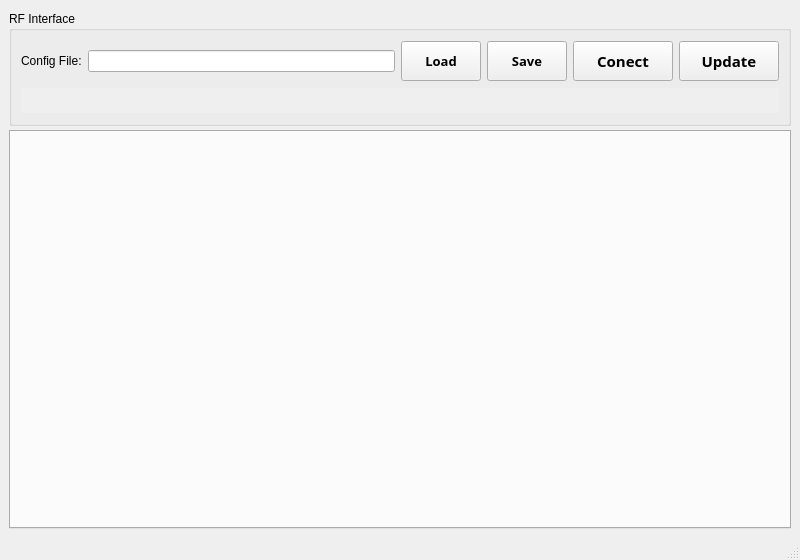
<?xml version="1.0" encoding="UTF-8"?>
<ui version="4.0">
 <class>MainWindow</class>
 <widget class="QMainWindow" name="MainWindow">
  <property name="geometry">
   <rect>
    <x>0</x>
    <y>0</y>
    <width>800</width>
    <height>560</height>
   </rect>
  </property>
  <property name="windowTitle">
   <string>MainWindow</string>
  </property>
  <widget class="QWidget" name="centralwidget">
   <layout class="QVBoxLayout" name="verticalLayout_3">
    <item>
     <widget class="QGroupBox" name="GBOX_top">
      <property name="minimumSize">
       <size>
        <width>0</width>
        <height>115</height>
       </size>
      </property>
      <property name="maximumSize">
       <size>
        <width>16777215</width>
        <height>110</height>
       </size>
      </property>
      <property name="title">
       <string>RF Interface</string>
      </property>
      <layout class="QVBoxLayout" name="verticalLayout_4" stretch="2,0">
       <item>
        <layout class="QHBoxLayout" name="horizontalLayout">
         <property name="sizeConstraint">
          <enum>QLayout::SetFixedSize</enum>
         </property>
         <item>
          <layout class="QVBoxLayout" name="verticalLayout_2" stretch="2">
           <property name="sizeConstraint">
            <enum>QLayout::SetFixedSize</enum>
           </property>
           <item>
            <layout class="QHBoxLayout" name="horizontalLayout_2">
             <property name="sizeConstraint">
              <enum>QLayout::SetFixedSize</enum>
             </property>
             <item>
              <widget class="QLabel" name="NON_config">
               <property name="text">
                <string>Config File:</string>
               </property>
              </widget>
             </item>
             <item>
              <widget class="QLineEdit" name="LE_config">
               <property name="minimumSize">
                <size>
                 <width>0</width>
                 <height>0</height>
                </size>
               </property>
              </widget>
             </item>
             <item>
              <widget class="QPushButton" name="BTN_load">
               <property name="minimumSize">
                <size>
                 <width>75</width>
                 <height>40</height>
                </size>
               </property>
               <property name="font">
                <font>
                 <family>Arial Black</family>
                 <pointsize>10</pointsize>
                 <weight>75</weight>
                 <bold>true</bold>
                </font>
               </property>
               <property name="text">
                <string>Load</string>
               </property>
              </widget>
             </item>
             <item>
              <widget class="QPushButton" name="BTN_save">
               <property name="minimumSize">
                <size>
                 <width>75</width>
                 <height>40</height>
                </size>
               </property>
               <property name="font">
                <font>
                 <family>Arial Black</family>
                 <pointsize>10</pointsize>
                 <weight>75</weight>
                 <bold>true</bold>
                </font>
               </property>
               <property name="text">
                <string>Save</string>
               </property>
              </widget>
             </item>
             <item>
              <layout class="QVBoxLayout" name="verticalLayout">
               <property name="spacing">
                <number>2</number>
               </property>
              </layout>
             </item>
            </layout>
           </item>
          </layout>
         </item>
         <item>
          <widget class="QPushButton" name="BTN_connect">
           <property name="minimumSize">
            <size>
             <width>100</width>
             <height>40</height>
            </size>
           </property>
           <property name="font">
            <font>
             <family>Arial Black</family>
             <pointsize>11</pointsize>
             <weight>75</weight>
             <bold>true</bold>
            </font>
           </property>
           <property name="text">
            <string>Conect</string>
           </property>
           <property name="checkable">
            <bool>true</bool>
           </property>
          </widget>
         </item>
         <item>
          <widget class="QPushButton" name="BTN_update">
           <property name="minimumSize">
            <size>
             <width>100</width>
             <height>40</height>
            </size>
           </property>
           <property name="font">
            <font>
             <family>Arial Black</family>
             <pointsize>11</pointsize>
             <weight>75</weight>
             <bold>true</bold>
            </font>
           </property>
           <property name="text">
            <string>Update</string>
           </property>
           <property name="checkable">
            <bool>false</bool>
           </property>
          </widget>
         </item>
        </layout>
       </item>
       <item>
        <widget class="QScrollArea" name="scrollArea">
         <property name="minimumSize">
          <size>
           <width>0</width>
           <height>20</height>
          </size>
         </property>
         <property name="maximumSize">
          <size>
           <width>16777215</width>
           <height>25</height>
          </size>
         </property>
         <property name="frameShape">
          <enum>QFrame::NoFrame</enum>
         </property>
         <property name="frameShadow">
          <enum>QFrame::Plain</enum>
         </property>
         <property name="lineWidth">
          <number>0</number>
         </property>
         <property name="verticalScrollBarPolicy">
          <enum>Qt::ScrollBarAlwaysOff</enum>
         </property>
         <property name="sizeAdjustPolicy">
          <enum>QAbstractScrollArea::AdjustToContents</enum>
         </property>
         <property name="widgetResizable">
          <bool>false</bool>
         </property>
         <property name="alignment">
          <set>Qt::AlignLeading|Qt::AlignLeft|Qt::AlignVCenter</set>
         </property>
         <widget class="QWidget" name="scrollAreaWidgetContents_2">
          <property name="geometry">
           <rect>
            <x>0</x>
            <y>0</y>
            <width>697</width>
            <height>30</height>
           </rect>
          </property>
          <layout class="QHBoxLayout" name="horizontalLayout_3">
           <property name="spacing">
            <number>0</number>
           </property>
           <property name="leftMargin">
            <number>0</number>
           </property>
           <property name="topMargin">
            <number>0</number>
           </property>
           <property name="rightMargin">
            <number>0</number>
           </property>
           <property name="bottomMargin">
            <number>0</number>
           </property>
           <item>
            <layout class="QHBoxLayout" name="IndicatorLayout"/>
           </item>
           <item>
            <spacer name="horizontalSpacer_2">
             <property name="orientation">
              <enum>Qt::Horizontal</enum>
             </property>
             <property name="sizeHint" stdset="0">
              <size>
               <width>40</width>
               <height>20</height>
              </size>
             </property>
            </spacer>
           </item>
          </layout>
         </widget>
        </widget>
       </item>
      </layout>
     </widget>
    </item>
    <item>
     <widget class="QTabWidget" name="tabWidget">
      <property name="minimumSize">
       <size>
        <width>0</width>
        <height>150</height>
       </size>
      </property>
      <property name="currentIndex">
       <number>-1</number>
      </property>
     </widget>
    </item>
   </layout>
  </widget>
  <widget class="QStatusBar" name="statusbar"/>
 </widget>
 <resources/>
 <connections>
  <connection>
   <sender>BTN_connect</sender>
   <signal>clicked(bool)</signal>
   <receiver>MainWindow</receiver>
   <slot>pressedConButton()</slot>
   <hints>
    <hint type="sourcelabel">
     <x>640</x>
     <y>64</y>
    </hint>
    <hint type="destinationlabel">
     <x>1220</x>
     <y>40</y>
    </hint>
   </hints>
  </connection>
  <connection>
   <sender>BTN_update</sender>
   <signal>clicked()</signal>
   <receiver>MainWindow</receiver>
   <slot>pressedUpdateButton()</slot>
   <hints>
    <hint type="sourcelabel">
     <x>719</x>
     <y>62</y>
    </hint>
    <hint type="destinationlabel">
     <x>1163</x>
     <y>-19</y>
    </hint>
   </hints>
  </connection>
 </connections>
 <slots>
  <slot>pressedUpdateButton()</slot>
  <slot>pressedConButton()</slot>
 </slots>
</ui>
